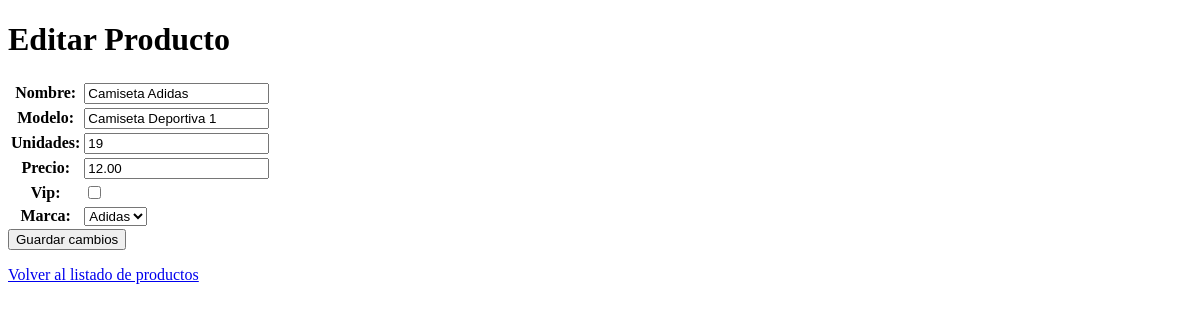
Before: /tienda/producto/1/editar/ with the older database file.
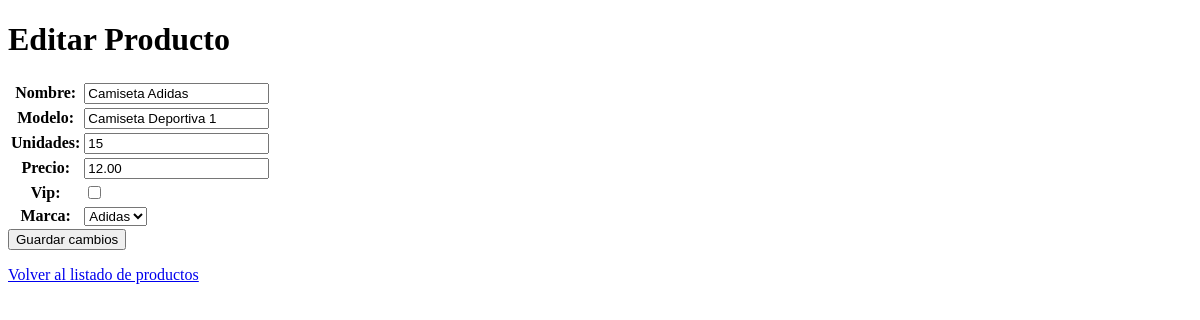
After: the same page with the newer database file.
### tienda/models.py (models this page shows, shortened)
class Producto(models.Model):
    nombre = models.CharField(max_length=100, blank = False, null=True )
    modelo = models.CharField(max_length=100, blank = False, null=True )
    unidades = models.IntegerField( blank = False)
    precio = models.DecimalField(max_digits=10, decimal_places=2, default=0.00)
    vip = models.BooleanField(default= False)
    marca = models.ForeignKey("Marca",on_delete=models.CASCADE)

class Marca(models.Model):
    nombre = models.CharField(max_length=100, blank = False, null=True )
    def __str__(self):
        return self.nombre

### tienda/views.py (the view)
# urls.py: path("producto/<int:pk>/editar/", views.EditarProducto.as_view(), name='producto_editar'),
class EditarProducto(UpdateView):
    model = Producto
    form_class= ProductoEditarForm
    template_name = 'tienda/productoeditar.html'
    success_url = reverse_lazy('listadoProductos')

### tienda/forms.py
class ProductoEditarForm(forms.ModelForm):
    class Meta:
        model = Producto
        fields = ['nombre','modelo','unidades','precio','vip','marca' ]

### tienda/templates/tienda/productoeditar.html (shortened to what this page needs)
<!DOCTYPE html>
<html lang="es">
<head>
</head>
<body>
    <h1>Editar Producto</h1>
    <form method="post">
        <table>
            {{ form.as_table }}
        </table>
        <button type="submit">Guardar cambios</button>
    </form>
    <p><a href="{% url 'listadoProductos' %}">Volver al listado de productos</a></p>
</body>
</html>

Changed rows visible on the page:
changed Producto "Camiseta Deportiva 1": unidades "19" → "15"
